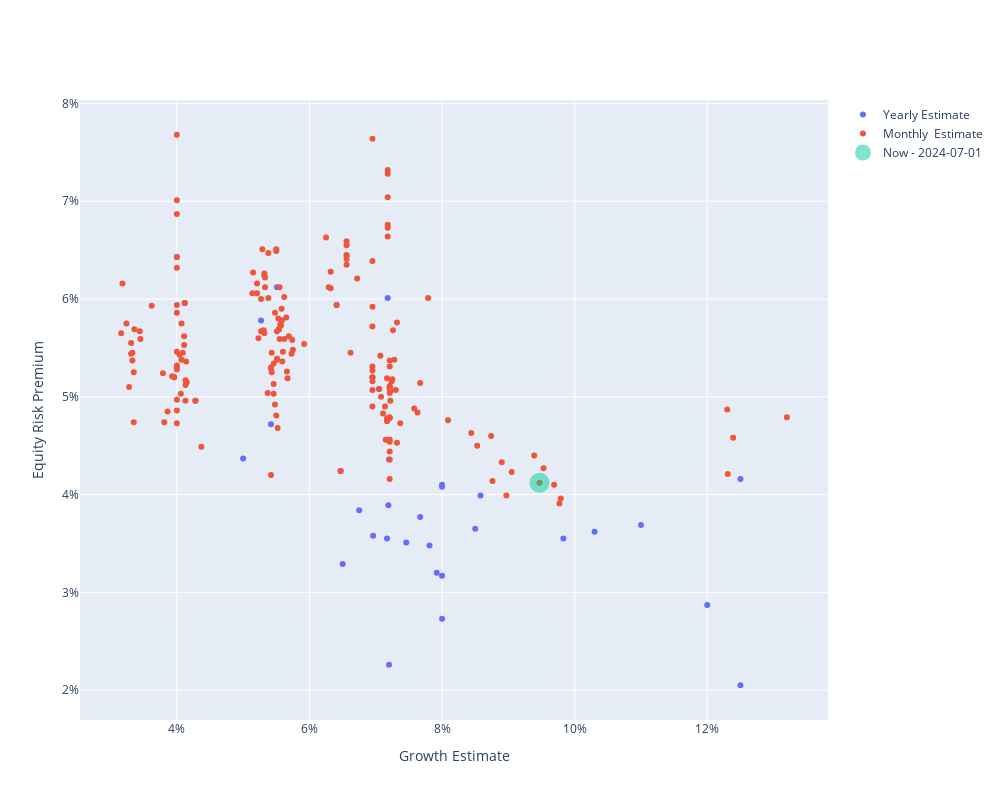

The code cell stored with this chart in its notebook:
### Code cell
fig = go.Figure()
fig.add_trace(go.Scatter(
    x=dfy["Analyst Growth Estimate"], y=dfy["Implied ERP (FCFE)"], 
    hovertext=[ f"Date: {x.date()}" for x in dfy["Date"]], 
    mode="markers", name="Yearly Estimate"))
fig.add_trace(go.Scatter(x=dfm["Expected growth rate"], y=dfm["ERP (T12m)"], 
    hovertext=[ f"Date: {x.date()}" for x in dfm["Date"]], 
    mode="markers", name="Monthly  Estimate"))
fig.add_trace(go.Scatter(x=dfm.iloc[[-1]]["Expected growth rate"], y=dfm.iloc[[-1]]["ERP (T12m)"], 
    hovertext=[ f"Date: {x.date()}" for x in dfm.iloc[[-1]]["Date"]],
    marker_size=20, marker_opacity=0.5, 
    mode="markers", name=f"Now - {dfm.iloc[-1]['Date'].date()}"))
fig.update_layout(
    xaxis_title="Growth Estimate", yaxis_title="Equity Risk Premium",
    xaxis_tickformat=',.0%', yaxis_tickformat=',.0%',
    width=1000, height=800)
fig.show()

### Figure 1 — Plotly figure (JSON) as saved in the notebook; plotly's stock layout.template omitted (floating-point values rounded to 4 significant figures; data arrays with more than 128 entries replaced by an {"elided": "..."} marker saying what was removed)
{"data": [{"hovertext": ["Date: 1961-01-01", "Date: 1962-01-01", "Date: 1963-01-01", "Date: 1964-01-01", "Date: 1965-01-01", "Date: 1966-01-01", "Date: 1967-01-01", "Date: 1968-01-01", "Date: 1969-01-01", "Date: 1970-01-01", "Date: 1971-01-01", "Date: 1972-01-01", "Date: 1973-01-01", "Date: 1974-01-01", "Date: 1975-01-01", "Date: 1976-01-01", "Date: 1977-01-01", "Date: 1978-01-01", "Date: 1979-01-01", "Date: 1980-01-01", "Date: 1981-01-01", "Date: 1982-01-01", "Date: 1983-01-01", "Date: 1984-01-01", "Date: 1985-01-01", "Date: 1986-01-01", "Date: 1987-01-01", "Date: 1988-01-01", "Date: 1989-01-01", "Date: 1990-01-01", "Date: 1991-01-01", "Date: 1992-01-01", "Date: 1993-01-01", "Date: 1994-01-01", "Date: 1995-01-01", "Date: 1996-01-01", "Date: 1997-01-01", "Date: 1998-01-01", "Date: 1999-01-01", "Date: 2000-01-01", "Date: 2001-01-01", "Date: 2002-01-01", "Date: 2003-01-01", "Date: 2004-01-01", "Date: 2005-01-01", "Date: 2006-01-01", "Date: 2007-01-01", "Date: 2008-01-01", "Date: 2009-01-01", "Date: 2010-01-01", "Date: 2011-01-01", "Date: 2012-01-01", "Date: 2013-01-01", "Date: 2014-01-01", "Date: 2015-01-01", "Date: 2016-01-01", "Date: 2017-01-01", "Date: 2018-01-01", "Date: 2019-01-01", "Date: 2020-01-01", "Date: 2021-01-01", "Date: 2022-01-01", "Date: 2023-01-01"], "mode": "markers", "name": "Yearly Estimate", "type": "scatter", "x": [null, null, null, null, null, null, null, null, null, null, null, null, null, null, null, null, null, null, null, null, null, null, null, null, null, 0.0675, 0.0696, 0.0858, 0.0767, 0.0746, 0.0719, 0.0781, 0.0983, 0.08, 0.0717, 0.065, 0.0792, 0.08, 0.072, 0.125, 0.12, 0.103, 0.08, 0.11, 0.085, 0.08, 0.125, 0.05, 0.04, 0.072, 0.0695, 0.0718, 0.0527, 0.0428, 0.0558, 0.0551, 0.0554, 0.0705, 0.0412, 0.0396, 0.0542, 0.0647, 0.0641], "y": [null, 0.0292, 0.0356, 0.0338, 0.0331, 0.0332, 0.0368, 0.032, 0.03, 0.0374, 0.0341, 0.0309, 0.0272, 0.043, 0.0559, 0.0413, 0.0455, 0.0592, 0.0572, 0.0645, 0.0503, 0.0573, 0.049, 0.0431, 0.0511, 0.0384, 0.0358, 0.0399, 0.0377, 0.0351, 0.0389, 0.0348, 0.0355, 0.0317, 0.0355, 0.0329, 0.032, 0.0273, 0.0226, 0.0205, 0.0287, 0.0362, 0.041, 0.0369, 0.0365, 0.0408, 0.0416, 0.0437, 0.0643, 0.0436, 0.052, 0.0601, 0.0578, 0.0496, 0.0578, 0.0612, 0.0569, 0.0508, 0.0596, 0.052, 0.0472, 0.0424, 0.0594]}, {"hovertext": {"elided": "191 str values"}, "mode": "markers", "name": "Monthly  Estimate", "type": "scatter", "x": {"elided": "191 float values"}, "y": {"elided": "191 float values"}}, {"hovertext": ["Date: 2024-07-01"], "marker": {"opacity": 0.5, "size": 20}, "mode": "markers", "name": "Now - 2024-07-01", "type": "scatter", "x": [0.0947], "y": [0.0412]}], "layout": {"height": 800, "width": 1000, "xaxis": {"tickformat": ",.0%", "title": {"text": "Growth Estimate"}}, "yaxis": {"tickformat": ",.0%", "title": {"text": "Equity Risk Premium"}}}}
